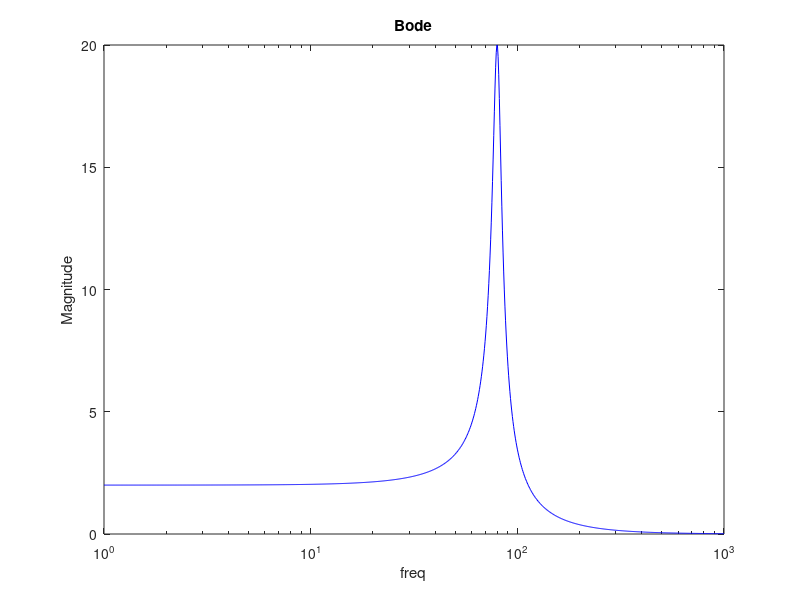
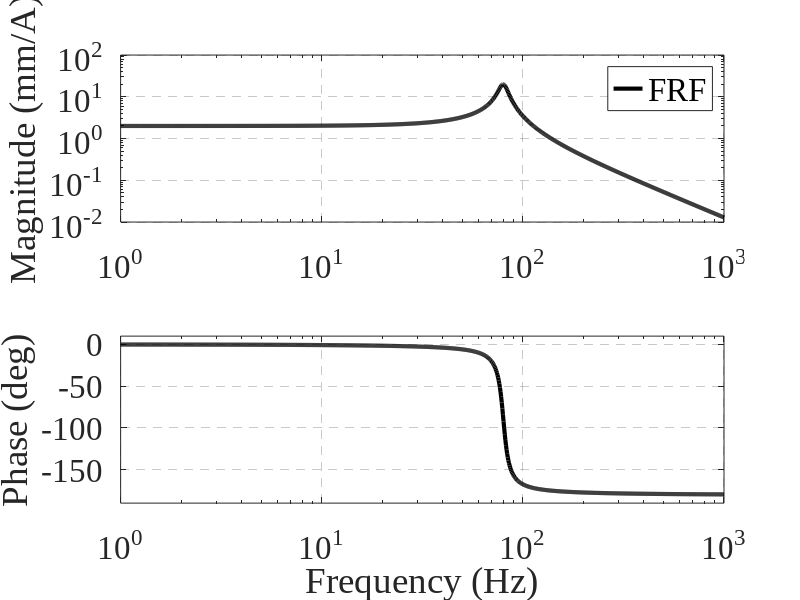

Reproduce these figures in MATLAB, in order.
% 이름   : frequency_response_example
% 용도   : plot-style frequency-response 케이스 — before/after 비교 예제 (FRF, 물리 단위 mag)
% 작성자 : REM2 / 2026
% 사용법 : MATLAB에서 직접 실행 (외부 데이터 불필요). image_fig/에 PNG 저장
% 의존성 : 없음 (기본 MATLAB, Control System Toolbox 불필요)

%% 합성 데이터 — 2차 시스템 주파수응답 (변위/전류, mm/A)
clear; clc;
fn   = 80;                                  % 고유진동수 (Hz)
wn   = 2*pi*fn;                             % (rad/s)
zeta = 0.05;                                % 저감쇠 → 공진 피크
Kdc  = 2.0;                                 % DC 게인 (mm/A)
f    = logspace(0, 3, 1000);               % 주파수 (Hz), 1 ~ 1000
w    = 2*pi*f;
H    = Kdc * wn^2 ./ (wn^2 - w.^2 + 1i*2*zeta*wn.*w);   % FRF (mm/A)
mag  = abs(H);                              % 크기 (mm/A) — 물리 단위
phase = unwrap(angle(H)) * 180/pi;         % 위상 (deg), unwrap 후 변환

%% 출력 폴더
thisDir = fileparts(mfilename('fullpath'));
outDir  = fullfile(thisDir, 'image_fig');
if ~exist(outDir, 'dir'); mkdir(outDir); end

%% ── BEFORE — 흔한 문제: 단일 패널, mag에 semilogx(물리단위인데 로그-로그 아님), bare 'Magnitude', 얇은 선, 위상 없음, grid 없음
figBefore = figure('Name', 'frequency-response BEFORE');
semilogx(f, mag, 'b');                      % 물리 단위인데 semilogx + 얇은 선
xlabel('freq');                             % 단위 없음
ylabel('Magnitude');                        % 물리 단위 없음
title('Bode');
exportgraphics(figBefore, fullfile(outDir, 'frequency_response_before.png'), 'Resolution', 300);

%% ── AFTER — plot-style Common + frequency-response 케이스 적용
fontSize  = 24;  fontName = 'Times New Roman';  lineWidth = 3.0;
gridStyle = '--';  gridAlpha = 0.25;
colorOrder = [0 0 0; 1 0 0; 0 0 1];

figAfter = figure('Name', 'frequency-response AFTER', 'Color', 'w', ...
                  'Units', 'pixels', 'Position', [100 100 900 760]);
axMag   = subplot(2, 1, 1, 'Parent', figAfter);
axPhase = subplot(2, 1, 2, 'Parent', figAfter);

% 크기: 물리 단위 → loglog (로그 스케일 먼저 그린 뒤 hold)
loglog(axMag, f, mag, 'LineStyle', '-', 'Color', colorOrder(1,:), 'LineWidth', lineWidth);
ylabel(axMag, 'Magnitude (mm/A)');          % 출력/입력 물리 단위 명시
xlim(axMag, [f(1), f(end)]);

% 위상: 항상 semilogx
semilogx(axPhase, f, phase, 'LineStyle', '-', 'Color', colorOrder(1,:), 'LineWidth', lineWidth);
ylabel(axPhase, 'Phase (deg)');
xlabel(axPhase, 'Frequency (Hz)');          % 아래 패널만 x라벨
xlim(axPhase, [f(1), f(end)]);
ylim(axPhase, [-190, 10]);

% per-axes styling 적용 (두 패널 모두)
for ax = [axMag, axPhase]
    set(ax, 'FontSize', fontSize, 'FontName', fontName, 'Box', 'on', ...
            'XGrid', 'on', 'YGrid', 'on', 'GridLineStyle', gridStyle, 'GridAlpha', gridAlpha);
end
legend(axMag, {'FRF'}, 'Location', 'northeast', 'FontSize', fontSize, 'FontName', fontName);
linkaxes([axMag, axPhase], 'x');
exportgraphics(figAfter, fullfile(outDir, 'frequency_response_after.png'), 'Resolution', 300);

disp('frequency_response_example: before/after PNG 저장 완료 → image_fig/');
